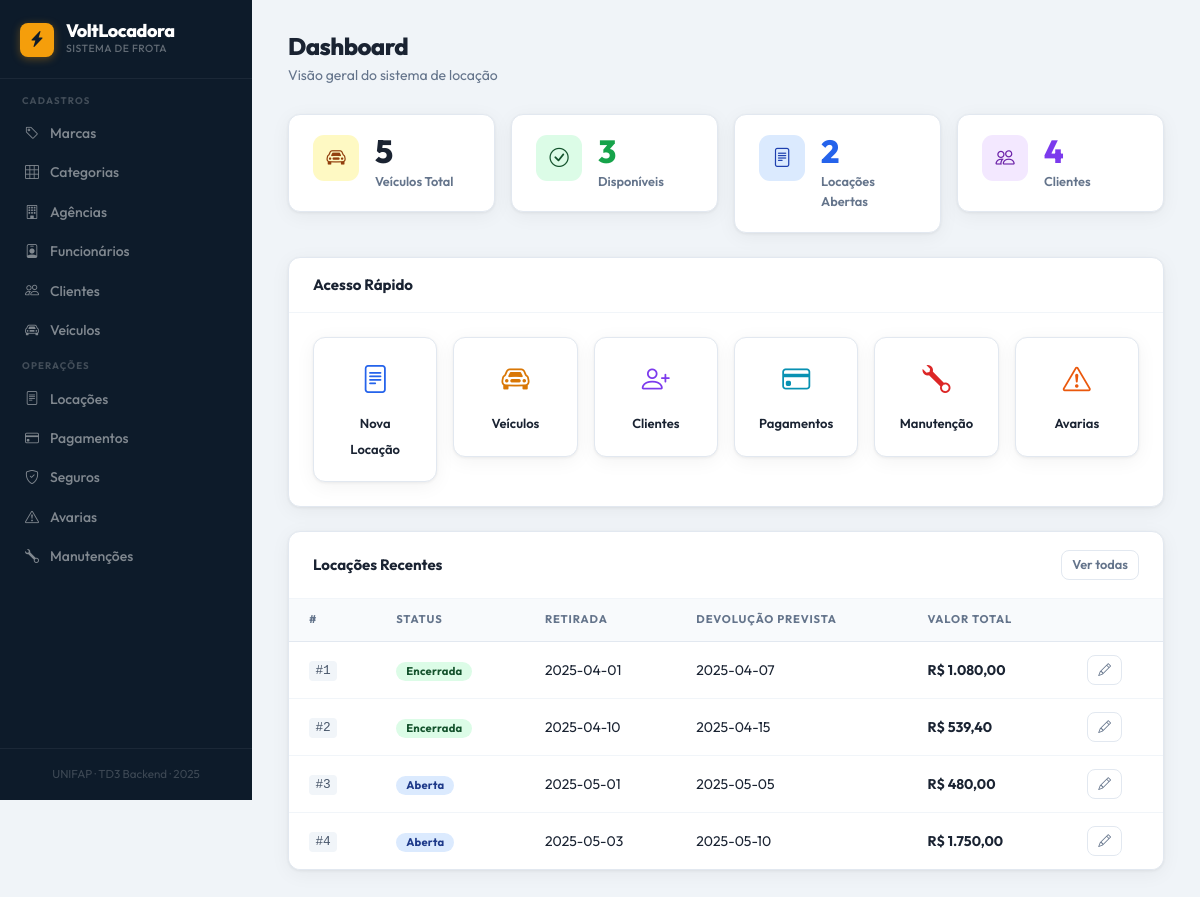
The page / on the database its author committed.
### tables this page shows
CREATE TABLE IF NOT EXISTS locacao (
    id_locacao              INT              NOT NULL AUTO_INCREMENT,
    id_cliente              INT              NOT NULL,
    id_veiculo              INT              NOT NULL,
    id_funcionario          INT              NOT NULL,
    id_agencia_retirada     INT              NOT NULL,
    id_agencia_devolucao    INT              NOT NULL,
    data_retirada           DATE             NOT NULL,
    data_devolucao_prevista DATE             NOT NULL,
    data_devolucao_real     DATE,
    valor_diaria            DECIMAL(10,2)    NOT NULL,
    total_dias              INT              NOT NULL,
    valor_total             DECIMAL(10,2)    NOT NULL,
    status                  ENUM('aberta','encerrada','cancelada')
                                             NOT NULL DEFAULT 'aberta',
    observacoes             TEXT,
    data_criacao            DATETIME         NOT NULL DEFAULT CURRENT_TIMESTAMP,
    PRIMARY KEY (id_locacao),
    CONSTRAINT fk_loc_cliente    FOREIGN KEY (id_cliente)           REFERENCES cliente    (id_cliente)    ON UPDATE CASCADE ON DELETE RESTRICT,
    CONSTRAINT fk_loc_veiculo    FOREIGN KEY (id_veiculo)           REFERENCES veiculo    (id_veiculo)    ON UPDATE CASCADE ON DELETE RESTRICT,
    CONSTRAINT fk_loc_funcionario FOREIGN KEY (id_funcionario)      REFERENCES funcionario(id_funcionario) ON UPDATE CASCADE ON DELETE RESTRICT,
    CONSTRAINT fk_loc_ag_ret     FOREIGN KEY (id_agencia_retirada)  REFERENCES agencia    (id_agencia)    ON UPDATE CASCADE ON DELETE RESTRICT,
    CONSTRAINT fk_loc_ag_dev     FOREIGN KEY (id_agencia_devolucao) REFERENCES agencia    (id_agencia)    ON UPDATE CASCADE ON DELETE RESTRICT
);

### config/Conexao.php (called while the page is built)
<?php
class Conexao {
    private static $instance;
    public static function getConn() {
        if (!isset(self::$instance)) {
            $host   = getenv('MYSQL_HOST')     ?: 'mysql';
            $db     = getenv('MYSQL_DATABASE') ?: 'topcar';
            $user   = getenv('MYSQL_USERNAME') ?: 'mysql';
            $pass   = getenv('MYSQL_PASSWORD') ?: 'pass3word';
            self::$instance = new \PDO(
                "mysql:host=$host;dbname=$db;charset=utf8mb4",
                $user,
                $pass
            );
            self::$instance->setAttribute(PDO::ATTR_ERRMODE, PDO::ERRMODE_EXCEPTION);
            self::$instance->exec("SET NAMES 'utf8mb4' COLLATE 'utf8mb4_unicode_ci'");
        }
        return self::$instance;
    }
}

### controller/VeiculoController.php (called while the page is built, shortened)
<?php
require_once 'model/Veiculo.php';
require_once 'dao/VeiculoDAO.php';
class VeiculoController {
    public function listar() {
        $dao = new VeiculoDAO();
        return $dao->listar();
    }
}

### dao/VeiculoDAO.php (called while the page is built, shortened)
<?php
require_once 'config/Conexao.php';
require_once 'model/Veiculo.php';
class VeiculoDAO {
    private $conn;
    public function __construct() {
        $this->conn = Conexao::getConn();
    }
    public function listar() {
        $stmt = $this->conn->query("SELECT * FROM veiculo ORDER BY modelo");
        $lista = [];
        while ($row = $stmt->fetch(PDO::FETCH_ASSOC)) {
            $obj = new Veiculo($row['id_categoria'], $row['id_marca'], $row['modelo'], $row['ano_fabricacao'], $row['ano_modelo'], $row['placa'], $row['chassi'], $row['cor'], $row['valor_diaria'], $row['status'], $row['quilometragem'], $row['combustivel'], $row['num_portas'], $row['capacidade_passageiros']);
            $obj->setId($row['id_veiculo']);
            $lista[] = $obj;
        }
        return $lista;
    }
}

### dao/LocacaoDAO.php (called while the page is built, shortened)
<?php
require_once 'config/Conexao.php';
require_once 'model/Locacao.php';
class LocacaoDAO {
    private $conn;
    public function __construct() {
        $this->conn = Conexao::getConn();
    }
    public function listar() {
        $stmt = $this->conn->query("SELECT * FROM locacao ORDER BY data_criacao DESC");
        $lista = [];
        while ($row = $stmt->fetch(PDO::FETCH_ASSOC)) {
            $obj = $this->hidratarObjeto($row);
            $lista[] = $obj;
        }
        return $lista;
    }
    private function hidratarObjeto($row) {
        $obj = new Locacao($row['id_cliente'], $row['id_veiculo'], $row['id_funcionario'], $row['id_agencia_retirada'], $row['id_agencia_devolucao'], $row['data_retirada'], $row['data_devolucao_prevista'], $row['data_devolucao_real'], $row['valor_diaria'], $row['total_dias'], $row['valor_total'], $row['status'], $row['observacoes']);
        $obj->setId($row['id_locacao']);
        $obj->setDataCriacao($row['data_criacao']);
        return $obj;
    }
}

### controller/LocacaoController.php (called while the page is built, shortened)
<?php
require_once 'model/Locacao.php';
require_once 'dao/LocacaoDAO.php';
require_once 'model/Veiculo.php';
require_once 'dao/VeiculoDAO.php';
class LocacaoController {
    public function listar() {
        $dao = new LocacaoDAO();
        return $dao->listar();
    }
}

### model/Veiculo.php (called while the page is built, shortened)
<?php
class Veiculo {
    private $status;
    public function __construct($idCategoria = '', $idMarca = '', $modelo = '', $anoFabricacao = '', $anoModelo = '', $placa = '', $chassi = '', $cor = '', $valorDiaria = 0, $status = 'disponivel', $quilometragem = 0, $combustivel = 'flex', $numPortas = 4, $capacidadePassageiros = 5) {
        $this->status                = $status;
    }
    public function getStatus()                { return $this->status; }
}

### model/Locacao.php (called while the page is built, shortened)
<?php
class Locacao {
    private $id;
    private $dataRetirada;
    private $dataDevolucaoPrevista;
    private $valorTotal;
    private $status;
    public function __construct($idCliente = '', $idVeiculo = '', $idFuncionario = '', $idAgenciaRetirada = '', $idAgenciaDevolucao = '', $dataRetirada = '', $dataDevolucaoPrevista = '', $dataDevolucaoReal = '', $valorDiaria = 0, $totalDias = 0, $valorTotal = 0, $status = 'aberta', $observacoes = '') {
        $this->dataRetirada         = $dataRetirada;
        $this->dataDevolucaoPrevista = $dataDevolucaoPrevista;
        $this->valorTotal           = $valorTotal;
        $this->status               = $status;
    }
    public function getId()                    { return $this->id; }
    public function getDataRetirada()          { return $this->dataRetirada; }
    public function getDataDevolucaoPrevista() { return $this->dataDevolucaoPrevista; }
    public function getValorTotal()            { return $this->valorTotal; }
    public function getStatus()                { return $this->status; }
    public function setId($v)                    { $this->id = $v; }
}

### controller/ClienteController.php (called while the page is built, shortened)
<?php
require_once 'dao/ClienteDAO.php';
class ClienteController {
    public function listar() {
        $dao = new ClienteDAO();
        return $dao->listar();
    }
}

### dao/ClienteDAO.php (called while the page is built, shortened)
<?php
require_once 'config/Conexao.php';
class ClienteDAO {
    private $conn;
    public function __construct() {
        $this->conn = Conexao::getConn();
    }
    public function listar() {
        $stmt = $this->conn->query("SELECT * FROM cliente ORDER BY nome");
        $lista = [];
        while ($row = $stmt->fetch(PDO::FETCH_ASSOC)) {
            $obj = new Cliente($row['nome'], $row['cpf'], $row['email'], $row['telefone'], $row['cnh'], $row['vencimento_cnh'], $row['endereco'], $row['cidade'], $row['estado'], $row['cep'], $row['ativo']);
            $obj->setId($row['id_cliente']);
            $obj->setDataCadastro($row['data_cadastro']);
            $lista[] = $obj;
        }
        return $lista;
    }
}

### config/helpers.php (called while the page is built)
<?php
function h($val) {
    return htmlspecialchars((string)($val ?? ''), ENT_QUOTES | ENT_SUBSTITUTE, 'UTF-8');
}

### view/home.php (the view)
<div class="page-hdr">
  <h1>Dashboard</h1>
  <p>Visão geral do sistema de locação</p>
</div>
<div class="row g-3 mb-4">
  <div class="col-sm-6 col-lg-3">
    <a href="index.php?page=veiculo" class="stat-card">
      <div class="stat-icon" style="background:#fef9c3;color:#92400e"><i class="bi bi-car-front"></i></div>
      <div>
        <div class="stat-num"><?= $statsVeiculos ?? 0 ?></div>
        <div class="stat-lbl">Veículos Total</div>
      </div>
    </a>
  </div>
  <div class="col-sm-6 col-lg-3">
    <a href="index.php?page=veiculo" class="stat-card">
      <div class="stat-icon" style="background:#dcfce7;color:#14532d"><i class="bi bi-check-circle"></i></div>
      <div>
        <div class="stat-num" style="color:#16a34a"><?= $statsDisponiveis ?? 0 ?></div>
        <div class="stat-lbl">Disponíveis</div>
      </div>
    </a>
  </div>
  <div class="col-sm-6 col-lg-3">
    <a href="index.php?page=locacao" class="stat-card">
      <div class="stat-icon" style="background:#dbeafe;color:#1e40af"><i class="bi bi-file-text"></i></div>
      <div>
        <div class="stat-num" style="color:#2563eb"><?= $statsAbertas ?? 0 ?></div>
        <div class="stat-lbl">Locações Abertas</div>
      </div>
    </a>
  </div>
  <div class="col-sm-6 col-lg-3">
    <a href="index.php?page=cliente" class="stat-card">
      <div class="stat-icon" style="background:#f3e8ff;color:#6b21a8"><i class="bi bi-people"></i></div>
      <div>
        <div class="stat-num" style="color:#7c3aed"><?= $statsClientes ?? 0 ?></div>
        <div class="stat-lbl">Clientes</div>
      </div>
    </a>
  </div>
</div>
<div class="page-card p-0 mb-4">
  <div class="card-head" style="border-radius: 12px 12px 0 0;">
    <h5 class="card-title">Acesso Rápido</h5>
  </div>
  <div class="card-body-pad">
    <div class="row g-3">
      <div class="col-6 col-md-4 col-lg-2">
        <a href="index.php?page=locacao" class="quick-card">
          <i class="bi bi-file-text" style="color:#2563eb"></i>
          <span>Nova Locação</span>
        </a>
      </div>
      <div class="col-6 col-md-4 col-lg-2">
        <a href="index.php?page=veiculo" class="quick-card">
          <i class="bi bi-car-front" style="color:#d97706"></i>
          <span>Veículos</span>
        </a>
      </div>
      <div class="col-6 col-md-4 col-lg-2">
        <a href="index.php?page=cliente" class="quick-card">
          <i class="bi bi-person-plus" style="color:#7c3aed"></i>
          <span>Clientes</span>
        </a>
      </div>
      <div class="col-6 col-md-4 col-lg-2">
        <a href="index.php?page=pagamento" class="quick-card">
          <i class="bi bi-credit-card" style="color:#0891b2"></i>
          <span>Pagamentos</span>
        </a>
      </div>
      <div class="col-6 col-md-4 col-lg-2">
        <a href="index.php?page=manutencao" class="quick-card">
          <i class="bi bi-wrench" style="color:#dc2626"></i>
          <span>Manutenção</span>
        </a>
      </div>
      <div class="col-6 col-md-4 col-lg-2">
        <a href="index.php?page=avaria" class="quick-card">
          <i class="bi bi-exclamation-triangle" style="color:#ea580c"></i>
          <span>Avarias</span>
        </a>
      </div>
    </div>
  </div>
</div>
<?php if (!empty($locacoesList)): ?>
<div class="page-card p-0">
  <div class="card-head">
    <h5 class="card-title">Locações Recentes</h5>
    <a href="index.php?page=locacao" class="btn btn-sm btn-secondary">Ver todas</a>
  </div>
  <div class="table-wrap">
    <table class="table">
      <thead>
        <tr><th>#</th><th>Status</th><th>Retirada</th><th>Devolução Prevista</th><th>Valor Total</th><th></th></tr>
      </thead>
      <tbody>
      <?php
      $statusColors = ['aberta'=>'info','encerrada'=>'success','cancelada'=>'secondary'];
      $recentes = array_slice($locacoesList, 0, 5);
      foreach ($recentes as $l): ?>
        <tr>
          <td><code>#<?= $l->getId() ?></code></td>
          <td><span class="badge bg-<?= $statusColors[$l->getStatus()] ?? 'secondary' ?>"><?= ucfirst($l->getStatus()) ?></span></td>
          <td><?= h($l->getDataRetirada()) ?></td>
          <td><?= h($l->getDataDevolucaoPrevista()) ?></td>
          <td><strong>R$ <?= number_format($l->getValorTotal(), 2, ',', '.') ?></strong></td>
          <td><a href="index.php?page=locacao&acao=editar&id=<?= $l->getId() ?>" class="btn btn-sm btn-outline-primary"><i class="bi bi-pencil"></i></a></td>
        </tr>
      <?php endforeach; ?>
      </tbody>
    </table>
  </div>
</div>
<?php endif; ?>

### index.php (shortened to what this page needs)
<?php
require_once 'config/helpers.php';
$page    = $_GET['page']  ?? 'home';
switch ($page) {
    default:
        require_once 'controller/VeiculoController.php';
        require_once 'controller/ClienteController.php';
        require_once 'controller/LocacaoController.php';
        $veiculosList  = (new VeiculoController())->listar();
        $clientesList  = (new ClienteController())->listar();
        $locacoesList  = (new LocacaoController())->listar();
        $statsVeiculos    = count($veiculosList);
        $statsClientes    = count($clientesList);
        $statsDisponiveis = count(array_filter($veiculosList, fn($v) => $v->getStatus() === 'disponivel'));
        $statsAbertas     = count(array_filter($locacoesList,  fn($l) => $l->getStatus() === 'aberta'));
        require_once 'view/layout_header.php';
        require_once 'view/home.php';
        break;
}
require_once 'view/layout_footer.php';

### view/layout_header.php (shortened to what this page needs)
<!DOCTYPE html>
<html lang="pt-br">
<head>
<link href="https://cdn.jsdelivr.net/npm/bootstrap@5.3.0/dist/css/bootstrap.min.css" rel="stylesheet">
<link href="https://cdn.jsdelivr.net/npm/bootstrap-icons@1.11.1/font/bootstrap-icons.css" rel="stylesheet">
</head>
<body>
<div class="volt-layout">
<aside class="volt-sidebar">
  <a href="index.php" class="volt-brand" style="text-decoration:none">
    <div class="volt-brand-icon"><i class="bi bi-lightning-charge-fill" style="color:#0d1b2a"></i></div>
    <div>
      <div class="volt-brand-text">VoltLocadora</div>
      <div class="volt-brand-sub">Sistema de Frota</div>
    </div>
  </a>
  <div class="volt-nav-group">
    <div class="volt-nav-label">Cadastros</div>
    <ul class="volt-nav">
      <li><a href="index.php?page=marca"       class="<?= ($page??'')==='marca'       ? 'active' : '' ?>"><i class="bi bi-tag"></i>Marcas</a></li>
      <li><a href="index.php?page=categoria"   class="<?= ($page??'')==='categoria'   ? 'active' : '' ?>"><i class="bi bi-grid-3x3"></i>Categorias</a></li>
      <li><a href="index.php?page=agencia"     class="<?= ($page??'')==='agencia'     ? 'active' : '' ?>"><i class="bi bi-building"></i>Agências</a></li>
      <li><a href="index.php?page=funcionario" class="<?= ($page??'')==='funcionario' ? 'active' : '' ?>"><i class="bi bi-person-badge"></i>Funcionários</a></li>
      <li><a href="index.php?page=cliente"     class="<?= ($page??'')==='cliente'     ? 'active' : '' ?>"><i class="bi bi-people"></i>Clientes</a></li>
      <li><a href="index.php?page=veiculo"     class="<?= ($page??'')==='veiculo'     ? 'active' : '' ?>"><i class="bi bi-car-front"></i>Veículos</a></li>
    </ul>
  </div>
  <div class="volt-nav-group">
    <div class="volt-nav-label">Operações</div>
    <ul class="volt-nav">
      <li><a href="index.php?page=locacao"    class="<?= ($page??'')==='locacao'    ? 'active' : '' ?>"><i class="bi bi-file-text"></i>Locações</a></li>
      <li><a href="index.php?page=pagamento"  class="<?= ($page??'')==='pagamento'  ? 'active' : '' ?>"><i class="bi bi-credit-card"></i>Pagamentos</a></li>
      <li><a href="index.php?page=seguro"     class="<?= ($page??'')==='seguro'     ? 'active' : '' ?>"><i class="bi bi-shield-check"></i>Seguros</a></li>
      <li><a href="index.php?page=avaria"     class="<?= ($page??'')==='avaria'     ? 'active' : '' ?>"><i class="bi bi-exclamation-triangle"></i>Avarias</a></li>
      <li><a href="index.php?page=manutencao" class="<?= ($page??'')==='manutencao' ? 'active' : '' ?>"><i class="bi bi-wrench"></i>Manutenções</a></li>
    </ul>
  </div>
  <div class="volt-sidebar-footer">UNIFAP · TD3 Backend · 2025</div>
</aside>
<main class="volt-main">

### view/layout_footer.php (shortened to what this page needs)
</main>
</div>
</body>
</html>

### rows shown on the page
locacao: id_locacao "1", status "Encerrada", data_retirada "2025-04-01", data_devolucao_prevista "2025-04-07", valor_total "1.080,00"
locacao: id_locacao "2", status "Encerrada", data_retirada "2025-04-10", data_devolucao_prevista "2025-04-15", valor_total "539,40"
locacao: id_locacao "3", status "Aberta", data_retirada "2025-05-01", data_devolucao_prevista "2025-05-05", valor_total "480,00"
locacao: id_locacao "4", status "Aberta", data_retirada "2025-05-03", data_devolucao_prevista "2025-05-10", valor_total "1.750,00"

### other values the page prints
$statsVeiculos "5"
$statsDisponiveis "3"
$statsAbertas "2"
$statsClientes "4"
